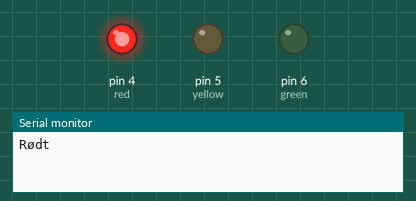
This sketch was run on a simulated Arduino Uno, built with avr-gcc and run on an emulated ATmega328P. On the bench: output pins drawn as LEDs (lit = HIGH), the last lines printed to the serial monitor.

Above: at 7.5 s.
At 16.0 s:
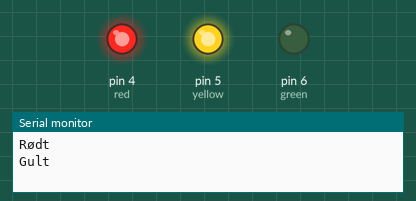
At 24.5 s:
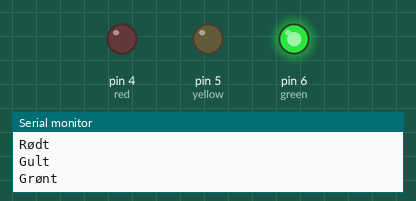
At 33.0 s:
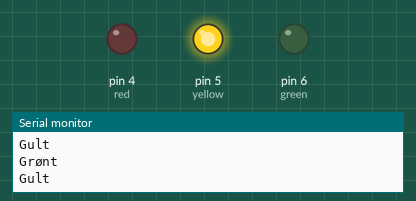
Timing chart, 0 to 46.8 s (numbered marks = the images above):
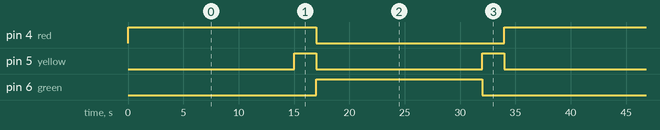

Measured:
- by itself, pin 4 (red): alternates HIGH for 19.0 s and LOW for 17.0 s
- by itself, pin 5 (yellow): alternates HIGH for 2.0 s and LOW for 16.0 s
- by itself, pin 6 (green): alternates HIGH for 15.0 s and LOW for 21.0 s

The sketch:

traffic_light.ino
```cpp
int red = 4; // the red LED is connected to Pin 0 of the Arduino
int yellow = 5; // the yellow LED is connected to Pin 1 of the Arduino
int green = 6; // the green LED is connected to Pin 2 of the Arduino

void on(int color)
{
  digitalWrite(color, HIGH);
}

void off(int color)
{
  digitalWrite(color, LOW);
}

void wait(int sek)
{
  delay(sek*1000);
}

void setup() {
  //set up serial port
  Serial.begin(9600);

  // set up all the LEDs as OUTPUT
  pinMode(red, OUTPUT);
  pinMode(yellow, OUTPUT);
  pinMode(green, OUTPUT);

}

void loop() {

  //Første stadie - RØD
  Serial.println("Rødt");
  on(red);
  off(yellow);
  off(green);

  // Vent 15 sek til det bliver rødt
  wait(15);

  //Nu bliver det grønt
  on(yellow);  //rød + gul sammen
  Serial.println("Gult");

  wait(2);     //vent 1 sek
  off(red);    //sluk gul og rød og tønd grøn
  off(yellow); //
  on(green);   //
  Serial.println("Grønt");

  //Vent 15 sek på at det bliver rødt
  wait(15);

  //Nu bliver det rødt igen. Først skifter vi til gul og slukker for grøn.
  // Sådan er det når det bliver rødt, så står gul alene - Det er et signal til den der kører bilen.
   on(yellow);
   off(green);
   Serial.println("Gult");

    //venter 1 sek
    wait(2);

   //  Tænd for rød og sluk for gul (grøn er allerede slukket).
  on(red);
  off(yellow);

 //og så tilbage til start - Det kører bare rundt og rundt.
  wait(2);
}
```
